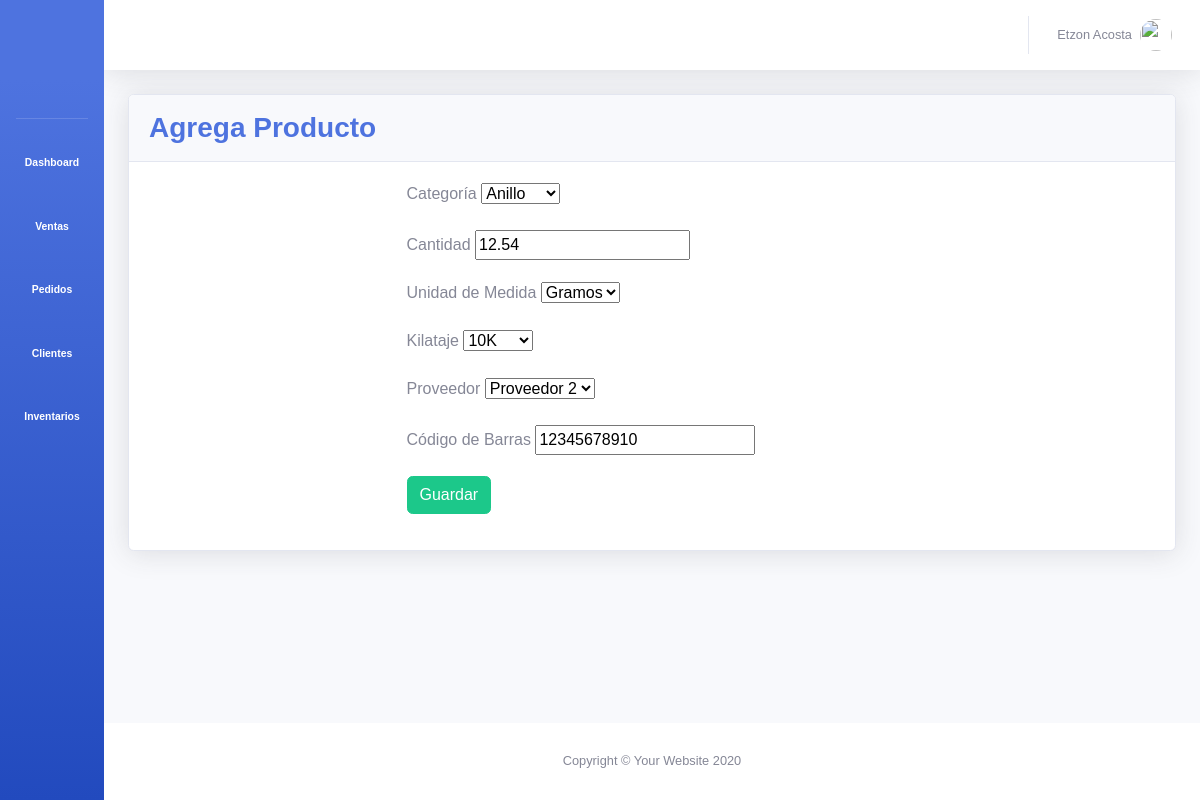
/inventarios/actualiza_producto/1/, run on the app's committed database.
### inventarios/models.py (models this page shows, shortened)
class Category(models.Model):
	category_id = models.AutoField(primary_key=True)
	name = models.CharField(max_length=50)
	class Meta:
		db_table = 'categories'
		verbose_name = 'categorie'
	def __str__(self):
		return self.name

class Product(models.Model):
	product_id = models.AutoField(primary_key=True)
	category = models.ForeignKey(Category, on_delete=models.CASCADE)
	quantity = models.FloatField(null=True)
	unit_measurement = models.ForeignKey(UnitMeasurement, on_delete=models.CASCADE)
	kilate = models.ForeignKey(Kilate, on_delete=models.CASCADE)
	vendor = models.ForeignKey(Vendor, on_delete=models.CASCADE)
	barcode = models.BigIntegerField(null=True)

class UnitMeasurement(models.Model):
	unit_measurement_id = models.AutoField(primary_key=True)
	name = models.CharField(max_length=10)
	class Meta:
		db_table = 'units_measurements'
		verbose_name = 'units Measurement'
	def __str__(self):
		return self.name

class Kilate(models.Model):
	kilate_id = models.AutoField(primary_key=True)
	name = models.CharField(max_length=5)
	def __str__(self):
		return self.name

class Vendor(models.Model):
	vendor_id = models.AutoField(primary_key=True)
	name = models.CharField(max_length=50)
	phone = models.CharField(max_length=15)
	direction = models.CharField(max_length=50)
	def __str__(self):
		return self.name

### inventarios/views.py (the view)
# urls.py: path('actualiza_producto/<str:pk>/', views.actualiza_producto, name='actualiza_producto'),
def actualiza_producto(request, pk):
	producto = Product.objects.get(product_id=pk)
	form = ProductForm(instance=producto)
	if request.method == 'POST':
		form = ProductForm(request.POST, instance=producto)
		if form.is_valid():
			form.save()
			return redirect('inventarios')
	contexto = {'form': form}
	return render(request, 'inventarios/producto_form.html', contexto)

### inventarios/forms.py
class ProductForm(ModelForm):
	class Meta:
		model = Product
		fields = '__all__'

### inventarios/templates/inventarios/producto_form.html (shortened to what this page needs)
{% extends 'base.html' %}
{% load static %}
{% block css_variables %}
	<link rel="stylesheet" type="text/css" href="{% static '/css/Inventarios/crud_productos.css' %}">
{% endblock %}
{% block content %}
	<div class="row">
		<div class="col-xl-12">
		  <div class="card shadow mb-4">
		    <div class="card-header py-3">
		      <h3 class="m-0 font-weight-bold text-primary">Agrega Producto</h3>
		    </div>
		    <div class="card-body">
		    	<div class="row">
		    		<div class="col-xl-12">
		    			<form method="POST" id="agrega-producto">
		    				<div class="row justify-content-center">
		    					<div class="col-xl-6">
		    						<div class="form-group">
			    						<label for="exampleInputEmail1">Categoría</label>
			    						{{ form.category }}
		    						</div>
		    					</div>
		    				</div>
		    				<div class="row justify-content-center">
		    					<div class="col-xl-6">
		    						<div class="form-group">
				    					<label for="exampleInputEmail1">Cantidad</label>
				    					{{ form.quantity }}
		    						</div>
		    					</div>
		    				</div>
		    				<div class="row justify-content-center">
		    					<div class="col-xl-6">
		    						<div class="form-group">
				    					<label for="exampleInputEmail1">Unidad de Medida</label>
				    					{{ form.unit_measurement }}
		    						</div>
		    					</div>
		    				</div>
		    				<div class="row justify-content-center">
		    					<div class="col-xl-6">
		    						<div class="form-group">
				    					<label for="exampleInputEmail1">Kilataje</label>
				    					{{ form.kilate }}
		    						</div>
		    					</div>
		    				</div>
		    				<div class="row justify-content-center">
		    					<div class="col-xl-6">
		    						<div class="form-group">
				    					<label for="exampleInputEmail1">Proveedor</label>
				    					{{ form.vendor }}
		    						</div>
		    					</div>
		    				</div>
		    				<div class="row justify-content-center">
		    					<div class="col-xl-6">
		    						<div class="form-group">
				    					<label for="exampleInputEmail1">Código de Barras</label>
				    					{{ form.barcode }}
		    						</div>
		    					</div>
		    				</div>
		    				<div class="row justify-content-center">
		    					<div class="col-xl-6">
		    						<div class="form-group">
				    					<input type="submit" class="btn btn-success" value="Guardar">
		    						</div>
		    					</div>
		    				</div>
		    			</form>
		    		</div>
		    	</div>
		    </div>
		  </div>
		</div>
	</div>
{% endblock %}

### static/css/base/main_base.css (style rules this page uses)
* { font-family: sans-serif; }

### data on the page
Category: category "Anillo"
Product: quantity "12.54", barcode "12345678910"
UnitMeasurement: unit_measurement "Gramos"
Kilate: kilate "10K"
Vendor: vendor "Proveedor 2"
